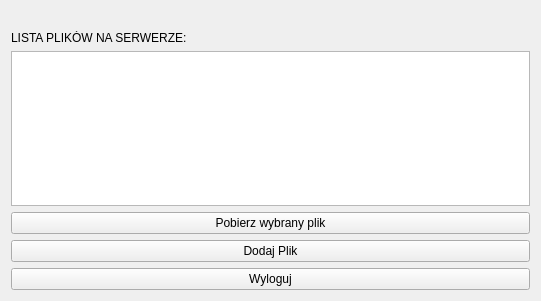
  <widget class="QWidget" name="layoutWidget">
   <property name="geometry">
    <rect>
     <x>30</x>
     <y>80</y>
     <width>541</width>
     <height>301</height>
    </rect>
   </property>
   <layout class="QVBoxLayout" name="verticalLayout">
    <item>
     <widget class="QLabel" name="loginLabel">
      <property name="text">
       <string/>
      </property>
     </widget>
    </item>
    <item>
     <widget class="QLabel" name="label">
      <property name="text">
       <string>LISTA PLIKÓW NA SERWERZE: </string>
      </property>
     </widget>
    </item>
    <item>
     <widget class="QListWidget" name="listWidget"/>
    </item>
    <item>
     <widget class="QPushButton" name="downloadButton">
      <property name="text">
       <string>Pobierz wybrany plik</string>
      </property>
     </widget>
    </item>
    <item>
     <widget class="QPushButton" name="addFileButton">
      <property name="text">
       <string>Dodaj Plik</string>
      </property>
     </widget>
    </item>
    <item>
     <layout class="QHBoxLayout" name="horizontalLayout">
      <item>
       <widget class="QPushButton" name="logoutButton">
        <property name="styleSheet">
         <string notr="true">#verticalLayout, .verticalLayout, QVBoxLayout{
border:2px solid black;
border-radius:5px;
padding:10px;
}

QToolTip {
    border: 1px solid #76797C;
    background-color: #5A7566;
    color: white;
    padding: 0px;                /*remove padding, for fix combobox tooltip.*/
    opacity: 200;
}

QWidget {
    color: #eff0f1;
    background-color: #31363b;
    selection-background-color: #3daee9;
    selection-color: #eff0f1;
    background-clip: border;
    border-image: none;
    border: 0px transparent black;
    outline: 0;
}

QWidget:item:hover {
    background-color: #18465d;
    color: #eff0f1;
}

QWidget:item:selected {
    background-color: #18465d;
}

QCheckBox {
    spacing: 5px;
    outline: none;
    color: #eff0f1;
    margin-bottom: 2px;
}

QCheckBox:disabled {
    color: #76797C;
}

QCheckBox::indicator,
QGroupBox::indicator {
    width: 18px;
    height: 18px;
}

QGroupBox::indicator {
    margin-left: 2px;
}

QCheckBox::indicator:unchecked,
QGroupBox::indicator:unchecked {
    image: url(:/qss_icons/rc/checkbox_unchecked.png);
}

QCheckBox::indicator:unchecked:hover,
QCheckBox::indicator:unchecked:focus,
QCheckBox::indicator:unchecked:pressed,
QGroupBox::indicator:unchecked:hover,
QGroupBox::indicator:unchecked:focus,
QGroupBox::indicator:unchecked:pressed {
    border: none;
    image: url(:/qss_icons/rc/checkbox_unchecked_focus.png);
}

QCheckBox::indicator:checked,
QGroupBox::indicator:checked {
    image: url(:/qss_icons/rc/checkbox_checked.png);
}

QCheckBox::indicator:checked:hover,
QCheckBox::indicator:checked:focus,
QCheckBox::indicator:checked:pressed,
QGroupBox::indicator:checked:hover,
QGroupBox::indicator:checked:focus,
QGroupBox::indicator:checked:pressed {
    border: none;
    image: url(:/qss_icons/rc/checkbox_checked_focus.png);
}

QCheckBox::indicator:indeterminate {
    image: url(:/qss_icons/rc/checkbox_indeterminate.png);
}

QCheckBox::indicator:indeterminate:focus,
QCheckBox::indicator:indeterminate:hover,
QCheckBox::indicator:indeterminate:pressed {
    image: url(:/qss_icons/rc/checkbox_indeterminate_focus.png);
}

QCheckBox::indicator:checked:disabled,
QGroupBox::indicator:checked:disabled {
    image: url(:/qss_icons/rc/checkbox_checked_disabled.png);
}

QCheckBox::indicator:unchecked:disabled,
QGroupBox::indicator:unchecked:disabled {
    image: url(:/qss_icons/rc/checkbox_unchecked_disabled.png);
}

QRadioButton {
    spacing: 5px;
    outline: none;
    color: #eff0f1;
    margin-bottom: 2px;
}

QRadioButton:disabled {
    color: #76797C;
}

QRadioButton::indicator {
    width: 21px;
    height: 21px;
}

QRadioButton::indicator:unchecked {
    image: url(:/qss_icons/rc/radio_unchecked.png);
}

QRadioButton::indicator:unchecked:hover,
QRadioButton::indicator:unchecked:focus,
QRadioButton::indicator:unchecked:pressed {
    border: none;
    outline: none;
    image: url(:/qss_icons/rc/radio_unchecked_focus.png);
}

QRadioButton::indicator:checked {
    border: none;
    outline: none;
    image: url(:/qss_icons/rc/radio_checked.png);
}

QRadioButton::indicator:checked:hover,
QRadioButton::indicator:checked:focus,
QRadioButton::indicator:checked:pressed {
    border: none;
    outline: none;
    image: url(:/qss_icons/rc/radio_checked_focus.png);
}

QRadioButton::indicator:checked:disabled {
    outline: none;
    image: url(:/qss_icons/rc/radio_checked_disabled.png);
}

QRadioButton::indicator:unchecked:disabled {
    image: url(:/qss_icons/rc/radio_unchecked_disabled.png);
}

QMenuBar {
    background-color: #31363b;
    color: #eff0f1;
}

QMenuBar::item {
    background: transparent;
}

QMenuBar::item:selected {
    background: transparent;
    border: 1px solid #76797C;
}

QMenuBar::item:pressed {
    border: 1px solid #76797C;
    background-color: #3daee9;
    color: #eff0f1;
    margin-bottom: -1px;
    padding-bottom: 1px;
}

QMenu {
    border: 1px solid #76797C;
    color: #eff0f1;
    margin: 2px;
}

QMenu::icon {
    margin: 5px;
}

QMenu::item {
    padding: 5px 30px 5px 30px;
    border: 1px solid transparent;
    /* reserve space for selection border */
}

QMenu::item:selected {
    color: #eff0f1;
}

QMenu::separator {
    height: 2px;
    background: lightblue;
    margin-left: 10px;
    margin-right: 5px;
}

QMenu::indicator {
    width: 18px;
    height: 18px;
}


/* non-exclusive indicator = check box style indicator
   (see QActionGroup::setExclusive) */

QMenu::indicator:non-exclusive:unchecked {
    image: url(:/qss_icons/rc/checkbox_unchecked.png);
}

QMenu::indicator:non-exclusive:unchecked:selected {
    image: url(:/qss_icons/rc/checkbox_unchecked_disabled.png);
}

QMenu::indicator:non-exclusive:checked {
    image: url(:/qss_icons/rc/checkbox_checked.png);
}

QMenu::indicator:non-exclusive:checked:selected {
    image: url(:/qss_icons/rc/checkbox_checked_disabled.png);
}


/* exclusive indicator = radio button style indicator (see QActionGroup::setExclusive) */

QMenu::indicator:exclusive:unchecked {
    image: url(:/qss_icons/rc/radio_unchecked.png);
}

QMenu::indicator:exclusive:unchecked:selected {
    image: url(:/qss_icons/rc/radio_unchecked_disabled.png);
}

QMenu::indicator:exclusive:checked {
    image: url(:/qss_icons/rc/radio_checked.png);
}

QMenu::indicator:exclusive:checked:selected {
    image: url(:/qss_icons/rc/radio_checked_disabled.png);
}

QMenu::right-arrow {
    margin: 5px;
    image: url(:/qss_icons/rc/right_arrow.png)
}

QWidget:disabled {
    color: #454545;
    background-color: #31363b;
}

QAbstractItemView {
    alternate-background-color: #31363b;
    color: #eff0f1;
    border: 1px solid #3A3939;
    border-radius: 2px;
}

QWidget:focus,
QMenuBar:focus {
    border: 1px solid #3daee9;
}

QTabWidget:focus,
QCheckBox:focus,
QRadioButton:focus,
QSlider:focus {
    border: none;
}

QLineEdit {
    background-color: #232629;
    padding: 5px;
    border-style: solid;
    border: 1px solid #76797C;
    border-radius: 2px;
    color: #eff0f1;
}

QAbstractItemView QLineEdit {
    padding: 0;
}

QGroupBox {
    border: 1px solid #76797C;
    border-radius: 2px;
    margin-top: 20px;
}

QGroupBox::title {
    subcontrol-origin: margin;
    subcontrol-position: top center;
    padding-left: 10px;
    padding-right: 10px;
    padding-top: 10px;
}

QAbstractScrollArea {
    border-radius: 2px;
    border: 1px solid #76797C;
    background-color: transparent;
}

QScrollBar:horizontal {
    height: 15px;
    margin: 3px 15px 3px 15px;
    border: 1px transparent #2A2929;
    border-radius: 4px;
    background-color: #2A2929;
}

QScrollBar::handle:horizontal {
    background-color: #605F5F;
    min-width: 5px;
    border-radius: 4px;
}

QScrollBar::add-line:horizontal {
    margin: 0px 3px 0px 3px;
    border-image: url(:/qss_icons/rc/right_arrow_disabled.png);
    width: 10px;
    height: 10px;
    subcontrol-position: right;
    subcontrol-origin: margin;
}

QScrollBar::sub-line:horizontal {
    margin: 0px 3px 0px 3px;
    border-image: url(:/qss_icons/rc/left_arrow_disabled.png);
    height: 10px;
    width: 10px;
    subcontrol-position: left;
    subcontrol-origin: margin;
}

QScrollBar::add-line:horizontal:hover,
QScrollBar::add-line:horizontal:on {
    border-image: url(:/qss_icons/rc/right_arrow.png);
    height: 10px;
    width: 10px;
    subcontrol-position: right;
    subcontrol-origin: margin;
}

QScrollBar::sub-line:horizontal:hover,
QScrollBar::sub-line:horizontal:on {
    border-image: url(:/qss_icons/rc/left_arrow.png);
    height: 10px;
    width: 10px;
    subcontrol-position: left;
    subcontrol-origin: margin;
}

QScrollBar::up-arrow:horizontal,
QScrollBar::down-arrow:horizontal {
    background: none;
}

QScrollBar::add-page:horizontal,
QScrollBar::sub-page:horizontal {
    background: none;
}

QScrollBar:vertical {
    background-color: #2A2929;
    width: 15px;
    margin: 15px 3px 15px 3px;
    border: 1px transparent #2A2929;
    border-radius: 4px;
}

QScrollBar::handle:vertical {
    background-color: #605F5F;
    min-height: 5px;
    border-radius: 4px;
}

QScrollBar::sub-line:vertical {
    margin: 3px 0px 3px 0px;
    border-image: url(:/qss_icons/rc/up_arrow_disabled.png);
    height: 10px;
    width: 10px;
    subcontrol-position: top;
    subcontrol-origin: margin;
}

QScrollBar::add-line:vertical {
    margin: 3px 0px 3px 0px;
    border-image: url(:/qss_icons/rc/down_arrow_disabled.png);
    height: 10px;
    width: 10px;
    subcontrol-position: bottom;
    subcontrol-origin: margin;
}

QScrollBar::sub-line:vertical:hover,
QScrollBar::sub-line:vertical:on {
    border-image: url(:/qss_icons/rc/up_arrow.png);
    height: 10px;
    width: 10px;
    subcontrol-position: top;
    subcontrol-origin: margin;
}

QScrollBar::add-line:vertical:hover,
QScrollBar::add-line:vertical:on {
    border-image: url(:/qss_icons/rc/down_arrow.png);
    height: 10px;
    width: 10px;
    subcontrol-position: bottom;
    subcontrol-origin: margin;
}

QScrollBar::up-arrow:vertical,
QScrollBar::down-arrow:vertical {
    background: none;
}

QScrollBar::add-page:vertical,
QScrollBar::sub-page:vertical {
    background: none;
}

QTextEdit {
    background-color: #232629;
    color: #eff0f1;
    border: 1px solid #76797C;
}

QPlainTextEdit {
    background-color: #232629;
    ;
    color: #eff0f1;
    border-radius: 2px;
    border: 1px solid #76797C;
}

QHeaderView::section {
    background-color: #76797C;
    color: #eff0f1;
    padding: 5px;
    border: 1px solid #76797C;
}

QSizeGrip {
    image: url(:/qss_icons/rc/sizegrip.png);
    width: 12px;
    height: 12px;
}

QMainWindow::separator {
    background-color: #31363b;
    color: white;
    padding-left: 4px;
    spacing: 2px;
    border: 1px dashed #76797C;
}

QMainWindow::separator:hover {
    background-color: #787876;
    color: white;
    padding-left: 4px;
    border: 1px solid #76797C;
    spacing: 2px;
}

QMenu::separator {
    height: 1px;
    background-color: #76797C;
    color: white;
    padding-left: 4px;
    margin-left: 10px;
    margin-right: 5px;
}

QFrame {
    border-radius: 2px;
    border: 1px solid #76797C;
}

QFrame[frameShape=&quot;0&quot;] {
    border-radius: 2px;
    border: 1px transparent #76797C;
}

QStackedWidget {
    border: 1px transparent black;
}

QToolBar {
    border: 1px transparent #393838;
    background: 1px solid #31363b;
    font-weight: bold;
}

QToolBar::handle:horizontal {
    image: url(:/qss_icons/rc/Hmovetoolbar.png);
}

QToolBar::handle:vertical {
    image: url(:/qss_icons/rc/Vmovetoolbar.png);
}

QToolBar::separator:horizontal {
    image: url(:/qss_icons/rc/Hsepartoolbar.png);
}

QToolBar::separator:vertical {
    image: url(:/qss_icons/rc/Vsepartoolbar.png);
}

QToolButton#qt_toolbar_ext_button {
    background: #58595a
}

QPushButton {
    color: #eff0f1;
    background-color: #31363b;
    border-width: 1px;
    border-color: #76797C;
    border-style: solid;
    padding: 5px;
    border-radius: 2px;
    outline: none;
}

QPushButton:disabled {
    background-color: #31363b;
    border-width: 1px;
    border-color: #454545;
    border-style: solid;
    padding-top: 5px;
    padding-bottom: 5px;
    padding-left: 10px;
    padding-right: 10px;
    border-radius: 2px;
    color: #454545;
}

QPushButton:focus {
    background-color: #3daee9;
    color: white;
}

QPushButton:pressed {
    background-color: #3daee9;
    padding-top: -15px;
    padding-bottom: -17px;
}

QComboBox {
    selection-background-color: #3daee9;
    border-style: solid;
    border: 1px solid #76797C;
    border-radius: 2px;
    padding: 5px;
    min-width: 75px;
}

QPushButton:checked {
    background-color: #76797C;
    border-color: #6A6969;
}

QComboBox:hover,
QPushButton:hover,
QAbstractSpinBox:hover,
QLineEdit:hover,
QTextEdit:hover,
QPlainTextEdit:hover,
QAbstractView:hover,
QTreeView:hover {
    border: 1px solid #3daee9;
    color: #eff0f1;
}

QComboBox:on {
    padding-top: 3px;
    padding-left: 4px;
    selection-background-color: #4a4a4a;
}

QComboBox QAbstractItemView {
    background-color: #232629;
    border-radius: 2px;
    border: 1px solid #76797C;
    selection-background-color: #18465d;
}

QComboBox::drop-down {
    subcontrol-origin: padding;
    subcontrol-position: top right;
    width: 15px;
    border-left-width: 0px;
    border-left-color: darkgray;
    border-left-style: solid;
    border-top-right-radius: 3px;
    border-bottom-right-radius: 3px;
}

QComboBox::down-arrow {
    image: url(:/qss_icons/rc/down_arrow_disabled.png);
}

QComboBox::down-arrow:on,
QComboBox::down-arrow:hover,
QComboBox::down-arrow:focus {
    image: url(:/qss_icons/rc/down_arrow.png);
}

QAbstractSpinBox {
    padding: 5px;
    border: 1px solid #76797C;
    background-color: #232629;
    color: #eff0f1;
    border-radius: 2px;
    min-width: 75px;
}

QAbstractSpinBox:up-button {
    background-color: transparent;
    subcontrol-origin: border;
    subcontrol-position: center right;
}

QAbstractSpinBox:down-button {
    background-color: transparent;
    subcontrol-origin: border;
    subcontrol-position: center left;
}

QAbstractSpinBox::up-arrow,
QAbstractSpinBox::up-arrow:disabled,
QAbstractSpinBox::up-arrow:off {
    image: url(:/qss_icons/rc/up_arrow_disabled.png);
    width: 10px;
    height: 10px;
}

QAbstractSpinBox::up-arrow:hover {
    image: url(:/qss_icons/rc/up_arrow.png);
}

QAbstractSpinBox::down-arrow,
QAbstractSpinBox::down-arrow:disabled,
QAbstractSpinBox::down-arrow:off {
    image: url(:/qss_icons/rc/down_arrow_disabled.png);
    width: 10px;
    height: 10px;
}

QAbstractSpinBox::down-arrow:hover {
    image: url(:/qss_icons/rc/down_arrow.png);
}

QLabel {
    border: 0px solid black;
}

QTabWidget {
    border: 0px transparent black;
}

QTabWidget::pane {
    border: 1px solid #76797C;
    padding: 5px;
    margin: 0px;
}

QTabWidget::tab-bar {
    /* left: 5px; move to the right by 5px */
}

QTabBar {
    qproperty-drawBase: 0;
    border-radius: 3px;
}

QTabBar:focus {
    border: 0px transparent black;
}

QTabBar::close-button {
    image: url(:/qss_icons/rc/close.png);
    background: transparent;
}

QTabBar::close-button:hover {
    image: url(:/qss_icons/rc/close-hover.png);
    background: transparent;
}

QTabBar::close-button:pressed {
    image: url(:/qss_icons/rc/close-pressed.png);
    background: transparent;
}


/* TOP TABS */

QTabBar::tab:top {
    color: #eff0f1;
    border: 1px solid #76797C;
    border-bottom: 1px transparent black;
    background-color: #31363b;
    padding: 5px;
    min-width: 50px;
    border-top-left-radius: 2px;
    border-top-right-radius: 2px;
}

QTabBar::tab:top:selected {
    color: #eff0f1;
    background-color: #54575B;
    border: 1px solid #76797C;
    border-bottom: 2px solid #3daee9;
    border-top-left-radius: 2px;
    border-top-right-radius: 2px;
}

QTabBar::tab:top:!selected:hover {
    background-color: #3daee9;
}


/* BOTTOM TABS */

QTabBar::tab:bottom {
    color: #eff0f1;
    border: 1px solid #76797C;
    border-top: 1px transparent black;
    background-color: #31363b;
    padding: 5px;
    border-bottom-left-radius: 2px;
    border-bottom-right-radius: 2px;
    min-width: 50px;
}

QTabBar::tab:bottom:selected {
    color: #eff0f1;
    background-color: #54575B;
    border: 1px solid #76797C;
    border-top: 2px solid #3daee9;
    border-bottom-left-radius: 2px;
    border-bottom-right-radius: 2px;
}

QTabBar::tab:bottom:!selected:hover {
    background-color: #3daee9;
}


/* LEFT TABS */

QTabBar::tab:left {
    color: #eff0f1;
    border: 1px solid #76797C;
    border-left: 1px transparent black;
    background-color: #31363b;
    padding: 5px;
    border-top-right-radius: 2px;
    border-bottom-right-radius: 2px;
    min-height: 50px;
}

QTabBar::tab:left:selected {
    color: #eff0f1;
    background-color: #54575B;
    border: 1px solid #76797C;
    border-left: 2px solid #3daee9;
    border-top-right-radius: 2px;
    border-bottom-right-radius: 2px;
}

QTabBar::tab:left:!selected:hover {
    background-color: #3daee9;
}


/* RIGHT TABS */

QTabBar::tab:right {
    color: #eff0f1;
    border: 1px solid #76797C;
    border-right: 1px transparent black;
    background-color: #31363b;
    padding: 5px;
    border-top-left-radius: 2px;
    border-bottom-left-radius: 2px;
    min-height: 50px;
}

QTabBar::tab:right:selected {
    color: #eff0f1;
    background-color: #54575B;
    border: 1px solid #76797C;
    border-right: 2px solid #3daee9;
    border-top-left-radius: 2px;
    border-bottom-left-radius: 2px;
}

QTabBar::tab:right:!selected:hover {
    background-color: #3daee9;
}

QTabBar QToolButton::right-arrow:enabled {
    image: url(:/qss_icons/rc/right_arrow.png);
}

QTabBar QToolButton::left-arrow:enabled {
    image: url(:/qss_icons/rc/left_arrow.png);
}

QTabBar QToolButton::right-arrow:disabled {
    image: url(:/qss_icons/rc/right_arrow_disabled.png);
}

QTabBar QToolButton::left-arrow:disabled {
    image: url(:/qss_icons/rc/left_arrow_disabled.png);
}

QDockWidget {
    background: #31363b;
    border: 1px solid #403F3F;
    titlebar-close-icon: url(:/qss_icons/rc/close.png);
    titlebar-normal-icon: url(:/qss_icons/rc/undock.png);
}

QDockWidget::close-button,
QDockWidget::float-button {
    border: 1px solid transparent;
    border-radius: 2px;
    background: transparent;
}

QDockWidget::close-button:hover,
QDockWidget::float-button:hover {
    background: rgba(255, 255, 255, 10);
}

QDockWidget::close-button:pressed,
QDockWidget::float-button:pressed {
    padding: 1px -1px -1px 1px;
    background: rgba(255, 255, 255, 10);
}

QTreeView,
QListView {
    border: 1px solid #76797C;
    background-color: #232629;
}

QTreeView:branch:selected,
QTreeView:branch:hover {
    background: url(:/qss_icons/rc/transparent.png);
}

QTreeView::branch:has-siblings:!adjoins-item {
    border-image: url(:/qss_icons/rc/transparent.png);
}

QTreeView::branch:has-siblings:adjoins-item {
    border-image: url(:/qss_icons/rc/transparent.png);
}

QTreeView::branch:!has-children:!has-siblings:adjoins-item {
    border-image: url(:/qss_icons/rc/transparent.png);
}

QTreeView::branch:has-children:!has-siblings:closed,
QTreeView::branch:closed:has-children:has-siblings {
    image: url(:/qss_icons/rc/branch_closed.png);
}

QTreeView::branch:open:has-children:!has-siblings,
QTreeView::branch:open:has-children:has-siblings {
    image: url(:/qss_icons/rc/branch_open.png);
}

QTreeView::branch:has-children:!has-siblings:closed:hover,
QTreeView::branch:closed:has-children:has-siblings:hover {
    image: url(:/qss_icons/rc/branch_closed-on.png);
}

QTreeView::branch:open:has-children:!has-siblings:hover,
QTreeView::branch:open:has-children:has-siblings:hover {
    image: url(:/qss_icons/rc/branch_open-on.png);
}

QListView::item:!selected:hover,
QTreeView::item:!selected:hover {
    background: #18465d;
    outline: 0;
    color: #eff0f1
}

QListView::item:selected:hover,
QTreeView::item:selected:hover {
    background: #287399;
    color: #eff0f1;
}

QTreeView::indicator:checked,
QListView::indicator:checked {
    image: url(:/qss_icons/rc/checkbox_checked.png);
}

QTreeView::indicator:unchecked,
QListView::indicator:unchecked {
    image: url(:/qss_icons/rc/checkbox_unchecked.png);
}

QTreeView::indicator:indeterminate,
QListView::indicator:indeterminate {
    image: url(:/qss_icons/rc/checkbox_indeterminate.png);
}

QTreeView::indicator:checked:hover,
QTreeView::indicator:checked:focus,
QTreeView::indicator:checked:pressed,
QListView::indicator:checked:hover,
QListView::indicator:checked:focus,
QListView::indicator:checked:pressed {
    image: url(:/qss_icons/rc/checkbox_checked_focus.png);
}

QTreeView::indicator:unchecked:hover,
QTreeView::indicator:unchecked:focus,
QTreeView::indicator:unchecked:pressed,
QListView::indicator:unchecked:hover,
QListView::indicator:unchecked:focus,
QListView::indicator:unchecked:pressed {
    image: url(:/qss_icons/rc/checkbox_unchecked_focus.png);
}

QTreeView::indicator:indeterminate:hover,
QTreeView::indicator:indeterminate:focus,
QTreeView::indicator:indeterminate:pressed,
QListView::indicator:indeterminate:hover,
QListView::indicator:indeterminate:focus,
QListView::indicator:indeterminate:pressed {
    image: url(:/qss_icons/rc/checkbox_indeterminate_focus.png);
}

QSlider::groove:horizontal {
    border: 1px solid #565a5e;
    height: 4px;
    background: #565a5e;
    margin: 0px;
    border-radius: 2px;
}

QSlider::handle:horizontal {
    background: #232629;
    border: 1px solid #565a5e;
    width: 16px;
    height: 16px;
    margin: -8px 0;
    border-radius: 9px;
}

QSlider::sub-page:horizontal {
    border: 1px solid #565a5e;
    height: 4px;
    background: #3daee9;
    margin: 0px;
    border-radius: 2px;
}

QSlider::groove:vertical {
    border: 1px solid #565a5e;
    width: 4px;
    background: #565a5e;
    margin: 0px;
    border-radius: 3px;
}

QSlider::handle:vertical {
    background: #232629;
    border: 1px solid #565a5e;
    width: 16px;
    height: 16px;
    margin: 0 -8px;
    border-radius: 9px;
}

QSlider::sub-page:vertical {
    border: 1px solid #565a5e;
    width: 4px;
    background: #3daee9;
    margin: 0px;
    border-radius: 3px;
}

QToolButton {
    background-color: transparent;
    border: 1px transparent #76797C;
    border-radius: 2px;
    margin: 3px;
    padding: 5px;
}

QToolButton[popupMode=&quot;1&quot;] {
    /* only for MenuButtonPopup */
    padding-right: 20px;
    /* make way for the popup button */
    border: 1px #76797C;
    border-radius: 5px;
}

QToolButton[popupMode=&quot;2&quot;] {
    /* only for InstantPopup */
    padding-right: 10px;
    /* make way for the popup button */
    border: 1px #76797C;
}

QToolButton:hover,
QToolButton::menu-button:hover {
    background-color: transparent;
    border: 1px solid #3daee9;
    padding: 5px;
}

QToolButton:checked,
QToolButton:pressed,
QToolButton::menu-button:pressed {
    background-color: #3daee9;
    border: 1px solid #3daee9;
    padding: 5px;
}


/* the subcontrol below is used only in the InstantPopup or DelayedPopup mode */

QToolButton::menu-indicator {
    image: url(:/qss_icons/rc/down_arrow.png);
    top: -7px;
    left: -2px;
    /* shift it a bit */
}


/* the subcontrols below are used only in the MenuButtonPopup mode */

QToolButton::menu-button {
    border: 1px transparent #76797C;
    border-top-right-radius: 6px;
    border-bottom-right-radius: 6px;
    /* 16px width + 4px for border = 20px allocated above */
    width: 16px;
    outline: none;
}

QToolButton::menu-arrow {
    image: url(:/qss_icons/rc/down_arrow.png);
}

QToolButton::menu-arrow:open {
    border: 1px solid #76797C;
}

QPushButton::menu-indicator {
    subcontrol-origin: padding;
    subcontrol-position: bottom right;
    bottom: 5px;
}

QTableView {
    border: 1px solid #76797C;
    gridline-color: #31363b;
    background-color: #232629;
}

QTableView,
QHeaderView {
    border-radius: 0px;
}

QTableView::item:pressed,
QListView::item:pressed,
QTreeView::item:pressed {
    background: #18465d;
    color: #eff0f1;
}

QTableView::item:selected:active,
QTreeView::item:selected:active,
QListView::item:selected:active {
    background: #287399;
    color: #eff0f1;
}

QHeaderView {
    background-color: #31363b;
    border: 1px transparent;
    border-radius: 0px;
    margin: 0px;
    padding: 0px;
}

QHeaderView::section {
    background-color: #31363b;
    color: #eff0f1;
    padding: 5px;
    border: 1px solid #76797C;
    border-radius: 0px;
    text-align: center;
}

QHeaderView::section::vertical::first,
QHeaderView::section::vertical::only-one {
    border-top: 1px solid #76797C;
}

QHeaderView::section::vertical {
    border-top: transparent;
}

QHeaderView::section::horizontal::first,
QHeaderView::section::horizontal::only-one {
    border-left: 1px solid #76797C;
}

QHeaderView::section::horizontal {
    border-left: transparent;
}

QHeaderView::section:checked {
    color: white;
    background-color: #334e5e;
}


/* style the sort indicator */

QHeaderView::down-arrow {
    image: url(:/qss_icons/rc/down_arrow.png);
}

QHeaderView::up-arrow {
    image: url(:/qss_icons/rc/up_arrow.png);
}

QTableCornerButton::section {
    background-color: #31363b;
    border: 1px transparent #76797C;
    border-radius: 0px;
}

QToolBox {
    padding: 5px;
    border: 1px transparent black;
}

QToolBox::tab {
    color: #eff0f1;
    background-color: #31363b;
    border: 1px solid #76797C;
    border-bottom: 1px transparent #31363b;
    border-top-left-radius: 5px;
    border-top-right-radius: 5px;
}

QToolBox::tab:selected {
    /* italicize selected tabs */
    font: italic;
    background-color: #31363b;
    border-color: #3daee9;
}

QStatusBar::item {
    border: 0px transparent dark;
}

QFrame[height=&quot;3&quot;],
QFrame[width=&quot;3&quot;] {
    background-color: #76797C;
}

QSplitter::handle {
    border: 1px dashed #76797C;
}

QSplitter::handle:hover {
    background-color: #787876;
    border: 1px solid #76797C;
}

QSplitter::handle:horizontal {
    width: 1px;
}

QSplitter::handle:vertical {
    height: 1px;
}

QProgressBar {
    border: 1px solid #76797C;
    border-radius: 5px;
    text-align: center;
}

QProgressBar::chunk {
    background-color: #05B8CC;
}

QDateEdit {
    selection-background-color: #3daee9;
    border-style: solid;
    border: 1px solid #3375A3;
    border-radius: 2px;
    padding: 1px;
    min-width: 75px;
}

QDateEdit:on {
    padding-top: 3px;
    padding-left: 4px;
    selection-background-color: #4a4a4a;
}

QDateEdit QAbstractItemView {
    background-color: #232629;
    border-radius: 2px;
    border: 1px solid #3375A3;
    selection-background-color: #3daee9;
}

QDateEdit::drop-down {
    subcontrol-origin: padding;
    subcontrol-position: top right;
    width: 15px;
    border-left-width: 0px;
    border-left-color: darkgray;
    border-left-style: solid;
    border-top-right-radius: 3px;
    border-bottom-right-radius: 3px;
}

QDateEdit::down-arrow {
    image: url(:/qss_icons/rc/down_arrow_disabled.png);
}

QDateEdit::down-arrow:on,
QDateEdit::down-arrow:hover,
QDateEdit::down-arrow:focus {
    image: url(:/qss_icons/rc/down_arrow.png);
}
</string>
        </property>
        <property name="text">
         <string>Wyloguj</string>
        </property>
       </widget>
      </item>
     </layout>
    </item>
   </layout>
  </widget>
